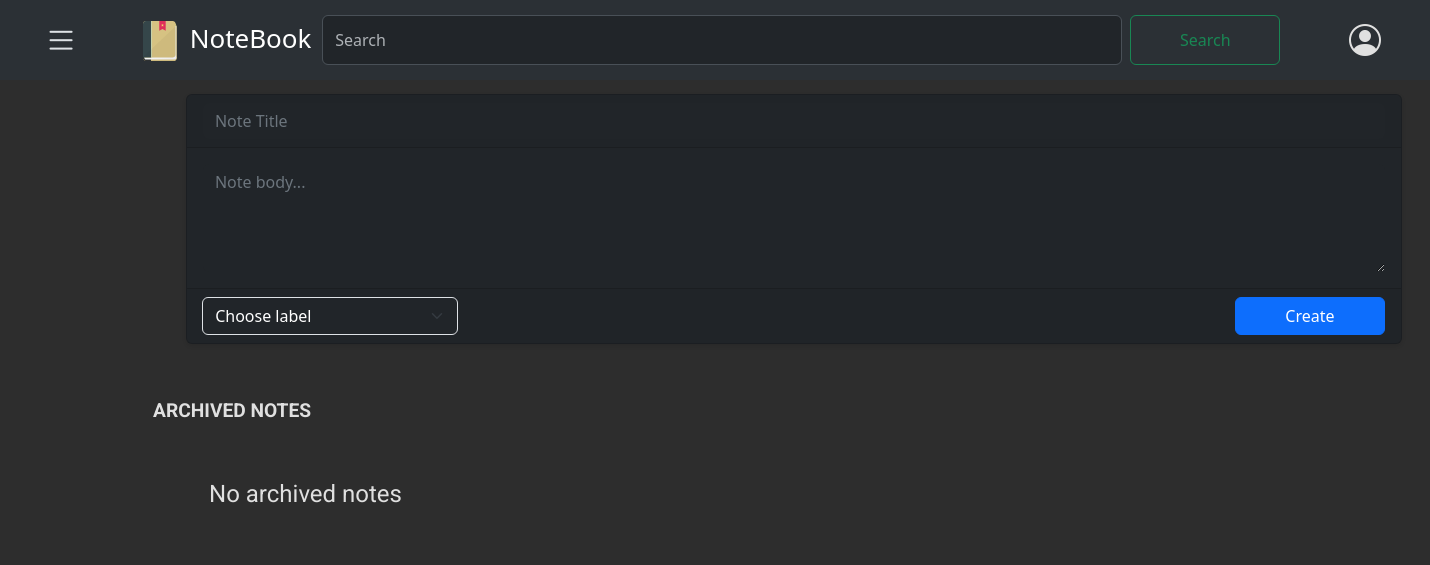
/notes/archived/ (signed in), run on an earlier commit of the app's database.
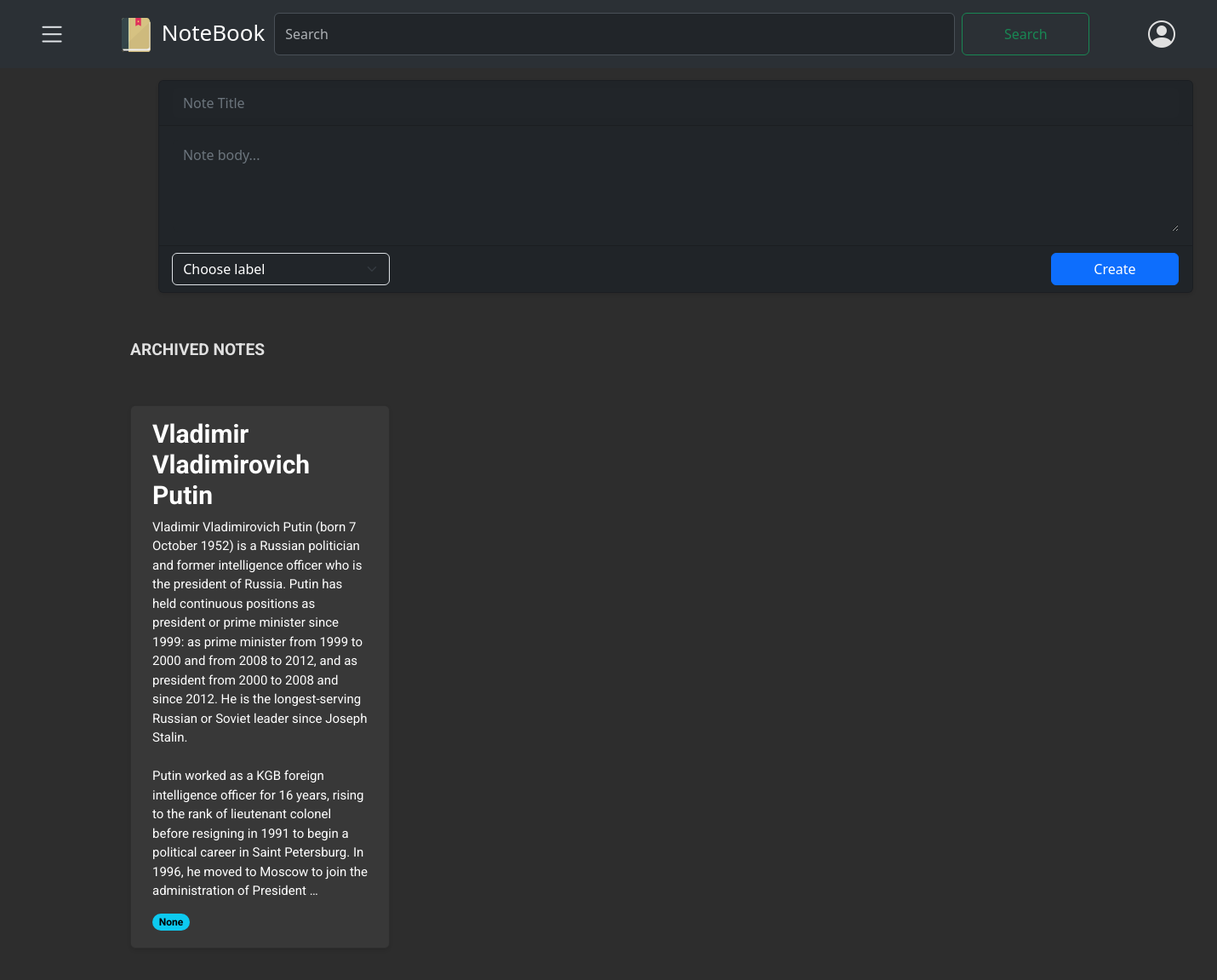
And on a later commit of the database.
### notes/models.py (models this page shows, shortened)
class Note(models.Model):
    user= models.ForeignKey(CustomUser,on_delete=models.CASCADE, related_name='notes')
    title= models.CharField(max_length=100, null=False)
    body= models.TextField()
    label= models.ManyToManyField(Label, related_name="labels", blank=True)
    archived= models.BooleanField(default=False)
    pinned= models.BooleanField(default= False)
    created = models.DateTimeField(auto_now_add= True)
    updated= models.DateTimeField(auto_now=True)
    trashed = models.BooleanField(default=False)
    trashed_at= models.DateTimeField(null=True, blank=True)
    class Meta:
        ordering= ['-updated']
        indexes= [
            models.Index(fields=["-updated"])
        ]
        verbose_name = "Note"
        verbose_name_plural= "Notes"
    def get_labels(self, obj):
        return ", ".join([label.name for label in obj.label.all()])
    get_labels.short_description = 'Labels'

### notes/views.py (the view)
# urls.py: path('archived/', views.archived_list, name='archived_notes'),
@login_required
def archived_list(request):
    user= request.user
    archived_notes= Note.objects.filter(Q(user=user, pinned=True,archived=True, trashed= False) | Q(user=user, pinned=False, archived=True, trashed= False))
    context= { 'archived_notes':archived_notes,
              }
    return render(request,
                  'notes/archived/list.html',
                  context)

### notes/context_processors.py (called while the page is built)
def labels_processor(request):
    if request.user.is_authenticated:
        labels = Label.objects.filter(user=request.user)
    else:
        labels = Label.objects.none()
    return {
        'labels': labels,
    }

### notes/templates/notes/archived/list.html (shortened to what this page needs)
{% extends "notes/base.html" %}
{% block content %}
{% load static %}
<p class="text-capitalize" style="font-weight: bold; font-size: larger;">ARCHIVED NOTES</p>
<div class="card-container">
    {% if archived_notes|length >= 1 %}
    {% for note in archived_notes %}
    {% if note.archived %}
    <div class="card" data-note-id="{{ note.id }}">
        <a href="#" class="note-link" data-note-id="{{ note.id }}">
            <h5 class="card-title">{{ note.title }}</h5>
            <p class="card-text">{{ note.body|truncatechars:650 }}</p>
        </a>
        <span class="badge rounded-pill text-bg-info">{{ note.label.name }}</span>
    </div>
    {% endif %}
    {% endfor %}
    {% else %}
    {% include 'notes/archived/empty.html' %}
    {% endif %}
</div>
{% endblock %}

What changed in the data, as far as the page shows it:
now on this page (row edited): Note: title "Vladimir Vladimirovich Putin", body "Vladimir Vladimirovich Putin (born 7 October 1952) is a Russian politician and former intelligence officer who is the president of Russia. Putin has held continuous positions as president or prime minister since 1999: as prime minister from 1999 to 2000 and from 2008 to 2012, and as president from 2000 to 2008 and since 2012. He is the longest-serving Russian or Soviet leader since Joseph Stalin. Putin worked as a KGB foreign intelligence officer for 16 years, rising to the rank of lieutenant colonel before resigning in 1991 to begin a political career in Saint Petersburg. In 1996, he moved to Moscow to join the administration of President …", label.name "None"
Also different on the page:
text no longer shown: "No archived notes"
